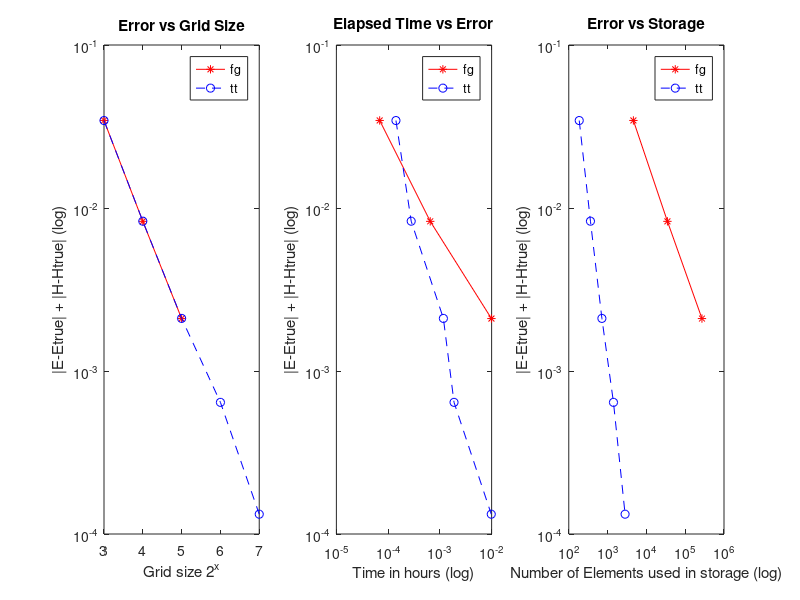

The MATLAB source for this figure:
% produce figures
close all; clear; clc;

%% convergence figures: error vs (1) storage, error vs (2) 1/h
ttdata = load('plot_data/tt_example_3.mat');
fdata = load('plot_data/fullgrid_example_3.mat');

%% compute error
Nf = fdata.Ns;
If = 1:numel(Nf);
Errf = fdata.Err(If,1) + fdata.Err(If,3);
MemEzf = ttdata.MemEz(If,2);
Timef = fdata.Time;

Nt = ttdata.Ns;
It = 1:numel(Nt);
Errt = ttdata.Err(It,1)+ ttdata.Err(It,3);
MemEzt(It) = ttdata.MemEz(It,1);
Timet = ttdata.Time(It);
%%
figure(1)
subplot(1,3,1)
plot(Nf, Errf, '-*r');
hold on;
plot(Nt,Errt,'o--b');
set(gca,'YScale','log')
xlabel('Grid size 2^x');
ylabel('|E-Etrue| + |H-Htrue| (log)')
legend('fg','tt')
title('Error vs Grid Size')

subplot(1,3,3)
plot(MemEzf, Errf, '-*r');
hold on;
plot(MemEzt,Errt,'o--b');
set(gca,'XScale','log','YScale','log')
xlabel('Number of Elements used in storage (log)');
ylabel('|E-Etrue| + |H-Htrue| (log)')
legend('fg','tt')
title('Error vs Storage')

subplot(1,3,2)
plot(Timef/3600, Errf, '-*r');
hold on;
plot(Timet/3600, Errt, 'o--b');
set(gca,'XScale','log','YScale','log')
ylabel('|E-Etrue| + |H-Htrue| (log)');
xlabel('Time in hours (log)')
legend('fg','tt')
title('Elapsed Time vs Error')
